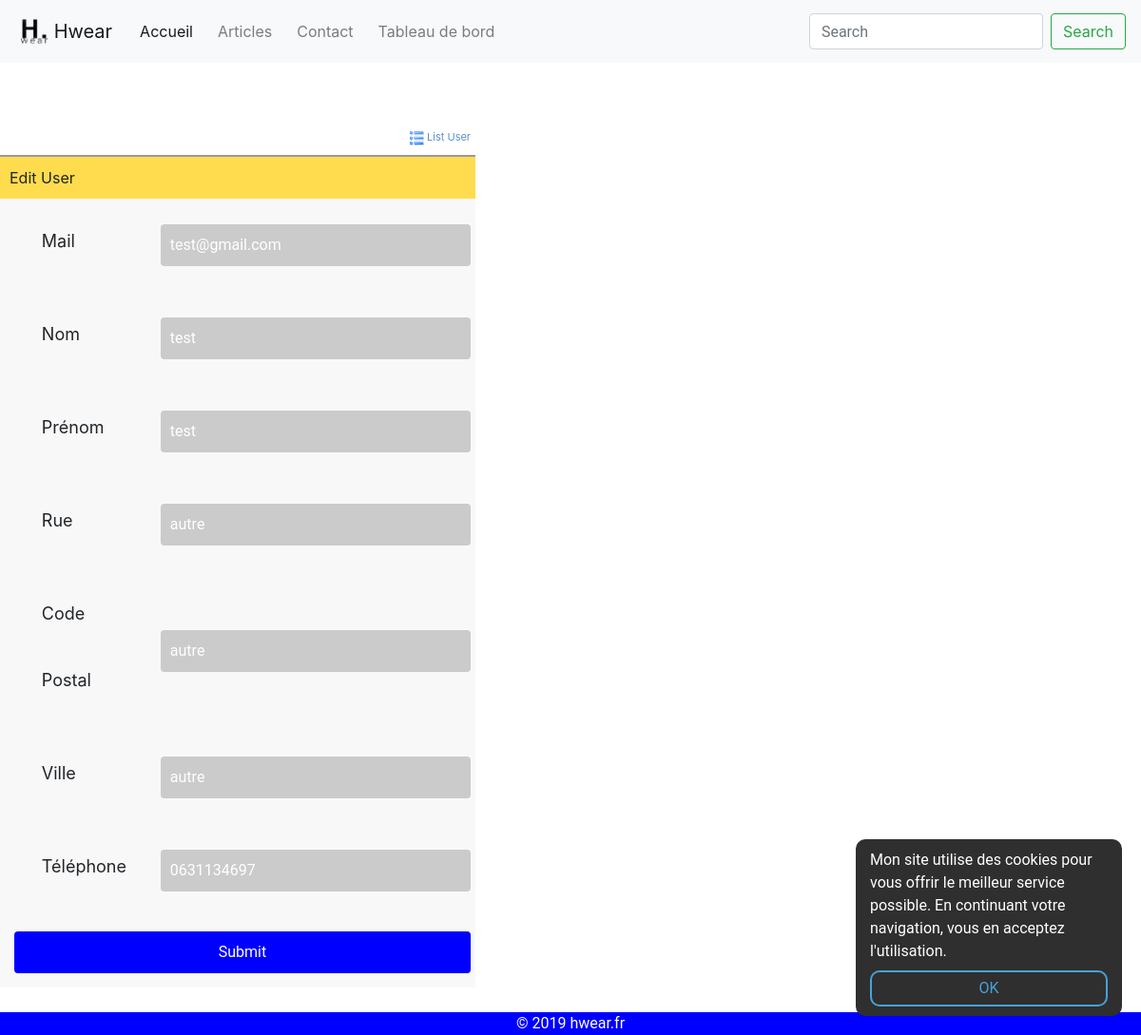
The page /crud/edit_user.php?id=1 (signed in) on the database as committed earlier.
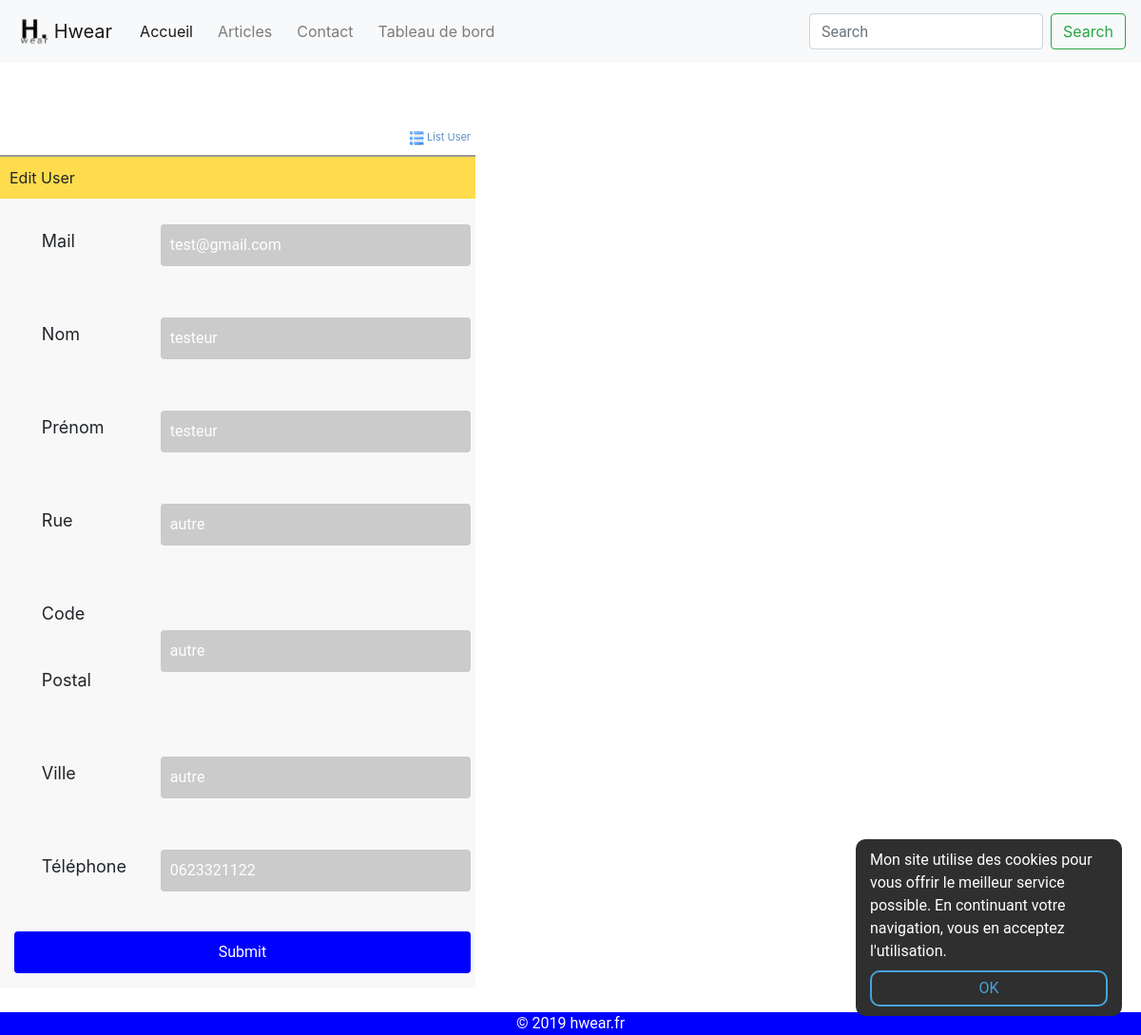
The same page on the database as committed later.
### tables this page shows
CREATE TABLE IF NOT EXISTS `users` (
  `id` int(8) NOT NULL AUTO_INCREMENT,
  `nom` varchar(255) NOT NULL,
  `prenom` varchar(255) NOT NULL,
  `mail` varchar(255) NOT NULL,
  `password` varchar(255) NOT NULL,
  `rue` varchar(255) NOT NULL,
  `code_postal` varchar(255) NOT NULL,
  `ville` varchar(255) NOT NULL,
  `telephone` varchar(25) NOT NULL,
  `approuve` int(11) DEFAULT '0',
  PRIMARY KEY (`id`)
);

### crud/edit_user.php (called while the page is built, shortened)
<?php
$user = User::getUser($_GET["id"]);
require_once("views/edit_user.view.php");
require_once('../include/footer.php');
?>

### include/class/Bdd.php (called while the page is built, shortened)
<?php
class Bdd
{
    private static $_instance = null;
    private function __construct()
    {
        $this->conn = new PDO('mysql:host=localhost;dbname=hwear;charset=utf8', 'root', '', array(PDO::ATTR_ERRMODE => PDO::ERRMODE_EXCEPTION));
    }
    public static function getInstance()
    {
        if (!static::$_instance) {
            static::$_instance = new Bdd();
        }
        return static::$_instance;
    }
}

### include/class/User.php (called while the page is built, shortened)
<?php
class User extends Bdd
{
    public static function getUser($idUser)
    {
        return Bdd::getInstance()->conn->query('SELECT * FROM `users` WHERE `id` = "' . $idUser . '"')->fetchObject();
    }
}

### crud/views/edit_user.view.php (the view, shortened to what this page needs)
<div class="content">
    <form name="frmUser" method="post" action="">
        <div style="width:500px;">
            <div style="padding-bottom:5px;">
                <a style="display: block; text-align: right;" href="index.php" class="link">
                    <img alt='List' title='List'
                         src='images/list.png' width='15px' height='15px'/> List
                    User</a></div>
            <table style="width: 500px" border="0" class="tblSaveForm"
                   aria-describedby="mes users">
                <tr class="tableheader">
                    <td colspan="2">Edit User</td>
                </tr>
                <tr>
                    <td><label>Mail</label></td>
                    <td><input type="hidden" name="id" class="txtField" value="<?php echo $user->id; ?>">
                        <input type="text"
                               name="mail"
                               class="txtField"
                               value="<?php echo $user->mail; ?>">
                    </td>
                </tr>
                <td><label>Nom</label></td>
                <td><input type="text" name="nom" class="txtField" value="<?php echo $user->nom; ?>"></td>
                <td><label>Prénom</label></td>
                <td><input type="text" name="prenom" class="txtField" value="<?php echo $user->prenom; ?>">
                </td>
                <td><label>Rue</label></td>
                <td><input type="text" name="rue" class="txtField" value="<?php echo $user->rue; ?>">
                </td>
                <td><label>Code Postal</label></td>
                <td><input type="text" name="code_postal" class="txtField" value="<?php echo $user->code_postal; ?>">
                </td>
                <td><label>Ville</label></td>
                <td><input type="text" name="ville" class="txtField" value="<?php echo $user->ville; ?>">
                </td>
                <td><label>Téléphone</label></td>
                <td><input type="text" name="telephone" class="txtField" value="<?php echo $user->telephone; ?>">
                </td>
                <tr>
                    <td colspan="2"><input type="submit" name="submit" value="Submit" class="btnSubmit"></td>
                </tr>
            </table>
        </div>
    </form>
</div>

Rows that differ between the two databases and show on the page:
changed users "test@gmail.com": nom "test" → "testeur"; prenom "test" → "testeur"; telephone "0631134697" → "0623321122"
